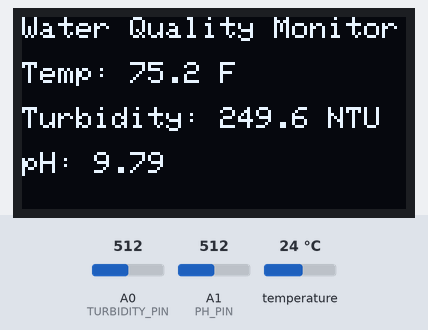
Recording of a sketch running on a simulated Arduino Uno, built with avr-gcc and run on an emulated ATmega328P. Shown: 128×64 one-colour display. Inputs (shaded band) come from the test bench; at power-on: temperature 24 °C, A0 (TURBIDITY_PIN) = 512, A1 (PH_PIN) = 512. What the sketch prints to the serial monitor is not drawn.

Above: at 1.2 s.
1.3 s: temperature set to 12 °C
At 3.1 s:
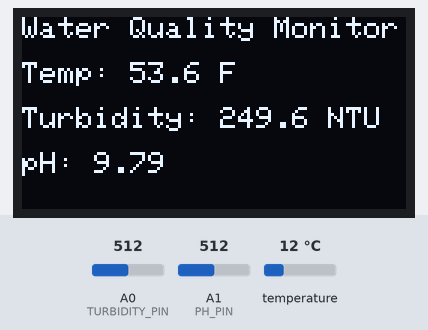
3.4 s: A0 (TURBIDITY_PIN) set to 716
At 5.9 s:
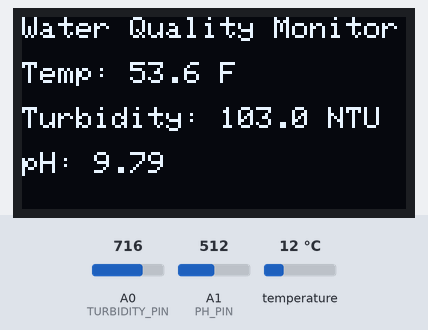
6.2 s: A1 (PH_PIN) set to 716
At 8.7 s:
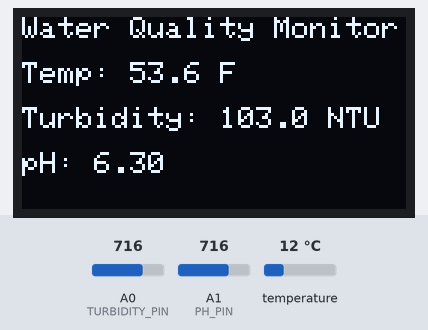
9.1 s: temperature set to 19 °C
At 11.5 s:
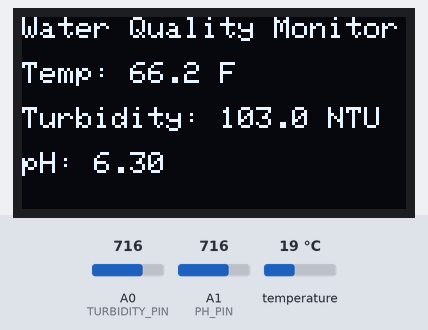
11.9 s: A0 (TURBIDITY_PIN) set to 900
At 14.2 s:
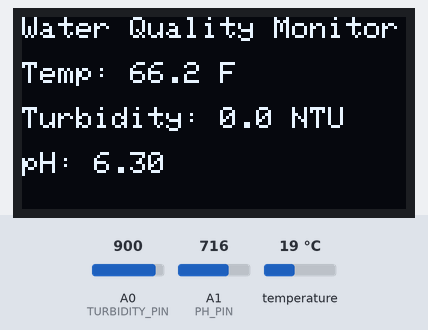
14.8 s: A1 (PH_PIN) set to 900
At 16.9 s:
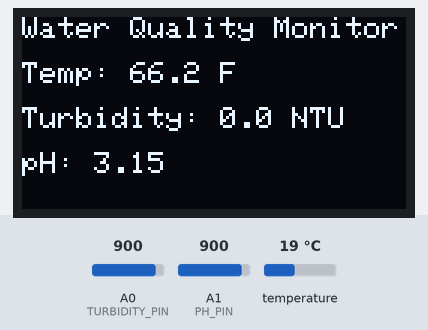
Timing chart, 0 to 18.4 s (numbered marks = the images above; inputs shaded):
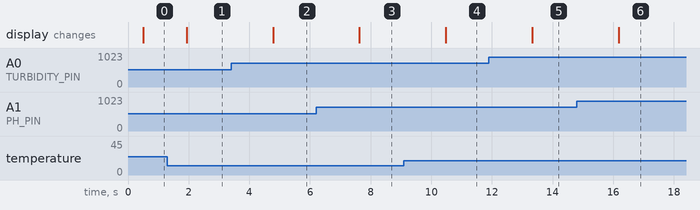

Measured:
- after the input at 1.3 s, the display: changes after 0.63 s (image 1)
- after the input at 3.4 s, the display: changes after 1.4 s (image 2)
- after the input at 6.2 s, the display: changes after 1.4 s (image 3)
- after the input at 9.1 s, the display: changes after 1.4 s (image 4)
- after the input at 11.9 s, the display: changes after 1.4 s (image 5)
- after the input at 14.8 s, the display: changes after 1.4 s (image 6)

The sketch:

MAJISENSETEMPTURBIDPHOLED.ino
```cpp
#include <Wire.h>
#include <OneWire.h>
#include <DallasTemperature.h>
#include <Adafruit_GFX.h>
#include <Adafruit_SSD1306.h>

// OLED Display Settings
#define SCREEN_WIDTH 128
#define SCREEN_HEIGHT 64
#define OLED_RESET    -1
#define SCREEN_ADDRESS 0x3C
Adafruit_SSD1306 display(SCREEN_WIDTH, SCREEN_HEIGHT, &Wire, OLED_RESET);

// Temperature Sensor (DS18B20)
#define ONE_WIRE_BUS 2
OneWire oneWire(ONE_WIRE_BUS);
DallasTemperature tempSensor(&oneWire);
DeviceAddress thermometerAddress;

// pH Sensor
#define PH_PIN A1
float voltage, pH_value;
const float calibration_value = 3.3;  // Adjust for calibration

// Turbidity Sensor
#define TURBIDITY_PIN A0
#define V_CLEAR 4.2   // Voltage in clear water (adjust based on calibration)
#define V_TURBID 2.5  // Voltage in turbid water (adjust based on calibration)

void setup() {
    Serial.begin(9600);

    // Initialize OLED Display
    if (!display.begin(SSD1306_SWITCHCAPVCC, SCREEN_ADDRESS)) {
        Serial.println(F("SSD1306 allocation failed"));
        while (true);  // Stop execution if display fails
    }
    display.clearDisplay();
    display.display();

    // Initialize Temperature Sensor
    tempSensor.begin();
    if (!tempSensor.getAddress(thermometerAddress, 0)) {
        Serial.println("Unable to find DS18B20 Device.");
    } else {
        Serial.print("Device Address: ");
        printAddress(thermometerAddress);
        Serial.println();
    }
    tempSensor.setResolution(thermometerAddress, 11);
}

void loop() {
    // Read Temperature
    tempSensor.requestTemperatures();
    float tempC = tempSensor.getTempC(thermometerAddress);
    float tempF = DallasTemperature::toFahrenheit(tempC);

    // Read Turbidity Sensor
    int turbidityValue = analogRead(TURBIDITY_PIN);
    float turbidityVoltage = turbidityValue * (5.0 / 1023.0);
    float NTU = ((V_CLEAR - turbidityVoltage) / (V_CLEAR - V_TURBID)) * 250;
    NTU = constrain(NTU, 0, 250);

    // Read pH Sensor
    int pH_SensorValue = analogRead(PH_PIN);
    voltage = pH_SensorValue * (5.0 / 1023.0);
    pH_value = 7 + ((calibration_value - voltage) * 3.5);

    // Clear OLED display and update with new values
    display.clearDisplay();
    display.setTextSize(1);
    display.setTextColor(WHITE);

    display.setCursor(0, 0);
    display.println("Water Quality Monitor");

    display.setCursor(0, 15);
    display.print("Temp: "); display.print(tempF, 1); display.println(" F");

    display.setCursor(0, 30);
    display.print("Turbidity: "); display.print(NTU, 1); display.println(" NTU");

    display.setCursor(0, 45);
    display.print("pH: "); display.print(pH_value, 2);

    display.display();  // Refresh display

    // Serial Output for Debugging
    Serial.print("Temp: "); Serial.print(tempF, 1); Serial.println(" F");
    Serial.print("Turbidity: "); Serial.print(NTU, 1); Serial.println(" NTU");
    Serial.print("pH: "); Serial.print(pH_value, 2); Serial.println();

    delay(1000);  // Refresh every second
}

// Function to print DS18B20 sensor address
void printAddress(DeviceAddress deviceAddress) {
    for (uint8_t i = 0; i < 8; i++) {
        if (deviceAddress[i] < 16) Serial.print("0");
        Serial.print(deviceAddress[i], HEX);
    }
}
```
